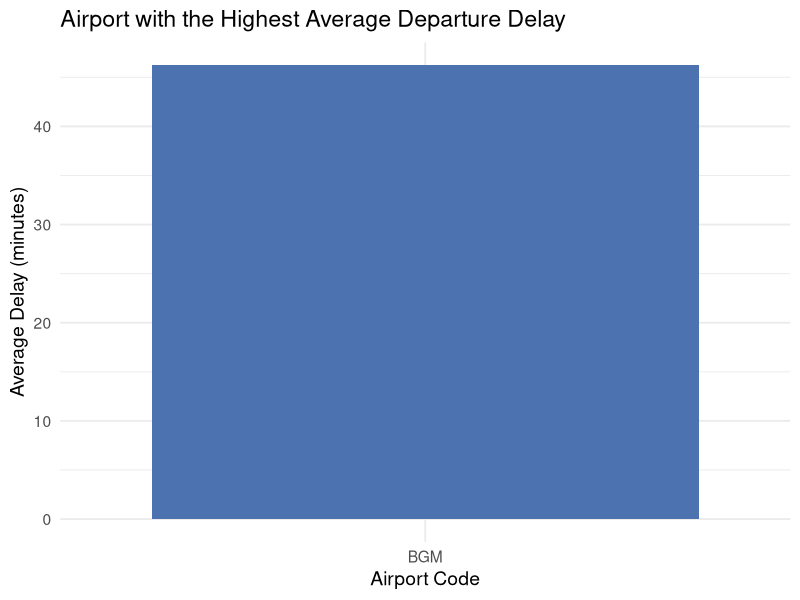

R code for this plot:
## ---- chunk 1
library(tidyverse)

q4 <- read_csv("data/Question 4 output.csv")
q4
## ---- chunk 2
q4 %>%
ggplot(aes(x = airport_code, y = avg_delay)) +
geom_col(fill = "#4C72B0") +
labs(
title = "Airport with the Highest Average Departure Delay",
x = "Airport Code",
y = "Average Delay (minutes)"
) +
theme_minimal(base_size = 14)
